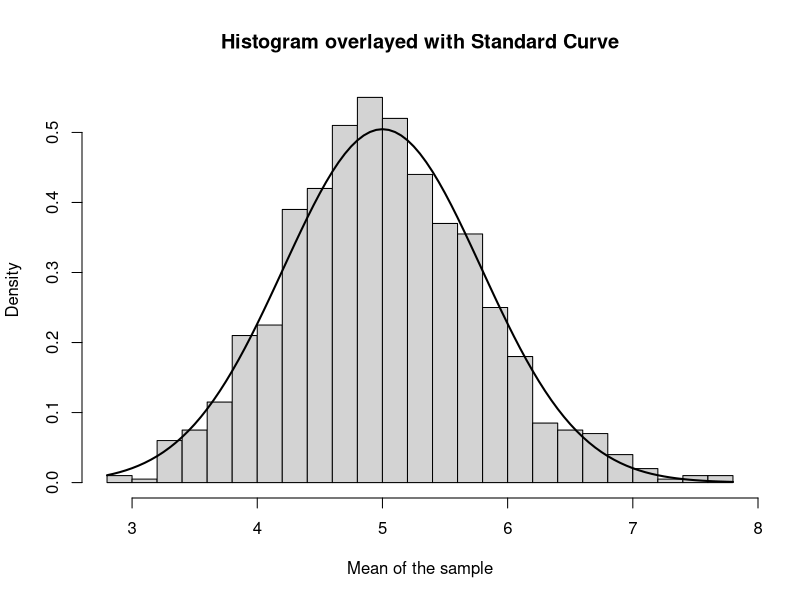

The R script that drew this image:
## ---- chunk 1
knitr::opts_chunk$set(echo = TRUE)
## ---- chunk 2
set.seed(123)

lambda <- 0.2

mns = NULL
for (i in 1 : 1000) mns = c(mns, mean(rexp(40, lambda)))
x <- seq(min(mns), max(mns), by= 0.2)
hist(mns, freq = FALSE, breaks = 20, main = "Histogram overlayed with Standard Curve", xlab = "Mean of the sample")
curve(dnorm(x, mean = 1/lambda, sd = 1/(lambda*sqrt(40))), add = T, lwd=2)

print(paste("The experimental mean is:", mean(mns)))
print(paste("Theorotical mean is:", 1/lambda))

print(paste("The theorotical standard deviation is:", (1/(lambda*sqrt(40)))))
print(paste("The experimental standard deviation is:", sd(mns)))
